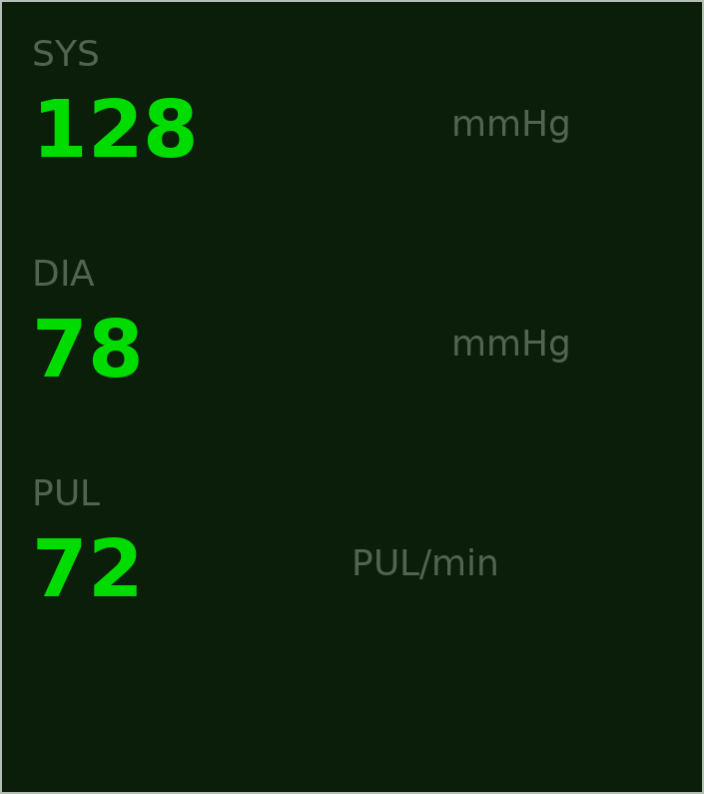
#> input picture output/debug_warped_bp_monitor_lcd.png, 704 x 794 px; its folder holds only this picture in this run
$ python screen_detector.py output/debug_warped_bp_monitor_lcd.png
#> lines starting #> are read from the running program, lines starting #| are printed output that depends on the picture; after the words box and inside, x2 and y2 are one past the last pixel; in counts of white or black regions, pixels touching at a corner belong together
"""LCD screen detection and perspective correction.

Detects the rectangular LCD screen region in a blood pressure monitor image,
applies perspective transform to get a flat front-on view, then runs OCR
on the corrected image.
"""

import logging
import os

import cv2
import numpy as np

logger = logging.getLogger(__name__)


def detect_screen(image: np.ndarray) -> np.ndarray | None:
    """Detect the LCD screen region as a 4-corner polygon.

    Args:
        image: BGR image as numpy array.

    Returns:
        4x2 numpy array of corner points (ordered: TL, TR, BR, BL),
        or None if no screen detected.
    """
    gray = cv2.cvtColor(image, cv2.COLOR_BGR2GRAY)
    img_area = gray.shape[0] * gray.shape[1]
    min_screen_area = img_area * 0.10  # Screen must be at least 10% of image

    # Apply blur to reduce noise before edge detection
    blurred = cv2.GaussianBlur(gray, (5, 5), 0)

    # Try multiple Canny thresholds to find the screen
    for low_thresh, high_thresh in [(30, 100), (50, 150), (20, 80), (70, 200)]:
        edges = cv2.Canny(blurred, low_thresh, high_thresh)

        # Dilate edges to close gaps
        kernel = cv2.getStructuringElement(cv2.MORPH_RECT, (3, 3))
        edges = cv2.dilate(edges, kernel, iterations=2)

        # Find contours
        contours, _ = cv2.findContours(edges, cv2.RETR_EXTERNAL, cv2.CHAIN_APPROX_SIMPLE)

        # Sort by area (largest first)
        contours = sorted(contours, key=cv2.contourArea, reverse=True)

        for contour in contours[:10]:
            area = cv2.contourArea(contour)
            if area < min_screen_area:
                continue

            # Approximate polygon
            peri = cv2.arcLength(contour, True)
            approx = cv2.approxPolyDP(contour, 0.02 * peri, True)

            # Look for quadrilateral (4 corners)
            if len(approx) == 4:
                corners = approx.reshape(4, 2)
                ordered = _order_corners(corners)
                logger.info(
                    "Screen detected (thresh=%d/%d): area=%.0f, corners=%s",
                    low_thresh, high_thresh, area, ordered.tolist()
                )
                return ordered

    # Fallback: try adaptive threshold + contour approach
    screen = _detect_screen_adaptive(gray, min_screen_area)
    if screen is not None:
        return screen

    logger.warning("No LCD screen region detected")
    return None


# [45 lines left out: function _detect_screen_adaptive, not called in this run]


def _order_corners(pts: np.ndarray) -> np.ndarray:
    """Order 4 corners as: top-left, top-right, bottom-right, bottom-left.

    Args:
        pts: 4x2 array of corner points.

    Returns:
        4x2 array with ordered corners.
    """
    pts = pts.astype(np.float32)

    # Sort by sum (x+y): smallest = top-left, largest = bottom-right
    s = pts.sum(axis=1)
    tl = pts[np.argmin(s)]
    br = pts[np.argmax(s)]

    # Sort by difference (y-x): smallest = top-right, largest = bottom-left
    d = np.diff(pts, axis=1).flatten()
    tr = pts[np.argmin(d)]
    bl = pts[np.argmax(d)]

    return np.array([tl, tr, br, bl], dtype=np.float32)


def warp_screen(image: np.ndarray, corners: np.ndarray) -> np.ndarray:
    """Apply perspective transform to get a flat view of the screen.

    Args:
        image: Original BGR image.
        corners: 4x2 array of screen corners (TL, TR, BR, BL).

    Returns:
        Warped image (flat, rectangular view of the screen).
    """
    tl, tr, br, bl = corners

    # Compute output dimensions
    width_top = np.linalg.norm(tr - tl)
    width_bottom = np.linalg.norm(br - bl)
    width = int(max(width_top, width_bottom))

    height_left = np.linalg.norm(bl - tl)
    height_right = np.linalg.norm(br - tr)
    height = int(max(height_left, height_right))

    # Destination points
    dst = np.array([
        [0, 0],
        [width - 1, 0],
        [width - 1, height - 1],
        [0, height - 1],
    ], dtype=np.float32)

    # Perspective transform
    matrix = cv2.getPerspectiveTransform(corners, dst)
    warped = cv2.warpPerspective(image, matrix, (width, height))

    logger.info("Warped screen: %dx%d -> %dx%d", image.shape[1], image.shape[0], width, height)
    return warped


def ocr_warped_screen(warped: np.ndarray) -> str:
    """Run Tesseract OCR on the warped screen image.

    Upscales 3x and tries both light and dark background versions.

    Args:
        warped: Warped BGR image of the LCD screen.

    Returns:
        Best OCR text result.
    """
    import pytesseract
    pytesseract.pytesseract.tesseract_cmd = "/usr/bin/tesseract"

    gray = cv2.cvtColor(warped, cv2.COLOR_BGR2GRAY)

    # Upscale 3x for better OCR accuracy
    h, w = gray.shape
    upscaled = cv2.resize(gray, (w * 3, h * 3), interpolation=cv2.INTER_CUBIC)

    config = "--psm 6 --oem 3"
    results = []

    # Version 1: Direct (dark background, light text)
    text = pytesseract.image_to_string(upscaled, lang="eng", config=config).strip()
    results.append(("direct", text))

    # Version 2: Inverted (light background, dark text)
    inverted = cv2.bitwise_not(upscaled)
    text = pytesseract.image_to_string(inverted, lang="eng", config=config).strip()
    results.append(("inverted", text))

    # Version 3: Binary threshold (low)
    _, binary = cv2.threshold(upscaled, 50, 255, cv2.THRESH_BINARY)
    text = pytesseract.image_to_string(binary, lang="eng", config=config).strip()
    results.append(("binary_50", text))

    # Version 4: Binary threshold inverted
    binary_inv = cv2.bitwise_not(binary)
    text = pytesseract.image_to_string(binary_inv, lang="eng", config=config).strip()
    results.append(("binary_50_inv", text))

    # Version 5: Otsu
    _, otsu = cv2.threshold(upscaled, 0, 255, cv2.THRESH_BINARY + cv2.THRESH_OTSU)
    text = pytesseract.image_to_string(otsu, lang="eng", config=config).strip()
    results.append(("otsu", text))

    # Version 6: PSM 11 (sparse text) on binary
    text = pytesseract.image_to_string(binary, lang="eng", config="--psm 11 --oem 3").strip()
    results.append(("binary_psm11", text))

    # Select best result
    best_text = ""
    best_score = -1

    import re
    for name, text in results:
        text_lower = text.lower()
        label_count = sum(1 for lbl in ["sys", "dia", "pul"] if lbl in text_lower)
        digit_seqs = re.findall(r"\d{2,3}", text)
        digit_count = len(digit_seqs)
        score = label_count * 3 + digit_count * 2
        if label_count > 0 and digit_count > 0:
            score += 10
        logger.debug("Warp OCR '%s': score=%d, text=%s", name, score, repr(text[:60]))
        if score > best_score:
            best_score = score
            best_text = text

    # If no good result, return longest
    if best_score <= 0:
        results.sort(key=lambda r: len(r[1]), reverse=True)
        best_text = results[0][1] if results else ""

    return best_text


def detect_and_ocr(image_path: str, debug_output: bool = True) -> str:
    """Full pipeline: detect screen, warp, OCR.

    Args:
        image_path: Path to the input image.
        debug_output: If True, save warped image to output/debug_warped_*.png

    Returns:
        OCR text from the warped screen, or empty string if detection fails.
    """
#> called with image_path = 'output/debug_warped_bp_monitor_lcd.png', debug_output = True
    image = cv2.imread(image_path)
#> image is the input picture: shape (794, 704, 3); mean B, G, R 12.2, 35.8, 12.2
    if image is None:
        logger.error("Cannot read image: %s", image_path)
        return ""

    # Step 1: Detect screen
    corners = detect_screen(image)
#> in detect_screen, `gray = cv2.cvtColor(image, cv2.COLOR_BGR2GRAY)`:
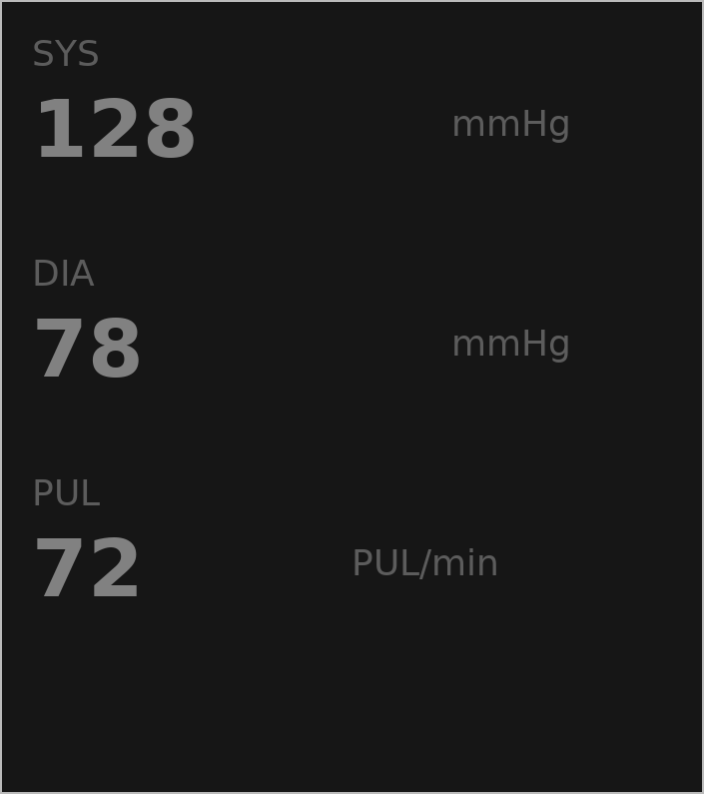
#> gray: shape (794, 704); min 22, max 186, mean 26.3
#> the loop in detect_screen, `for low_thresh, high_thresh in [(30, 100), (50, 150), (20, 80), (70, 2..` made 1 pass
#> contours on pass 1: [[[0, 0], [0, 793], [703, 793], [703, 0]]]
#> pass 1, in detect_screen, `edges = cv2.Canny(blurred, low_thresh, high_thresh)`:
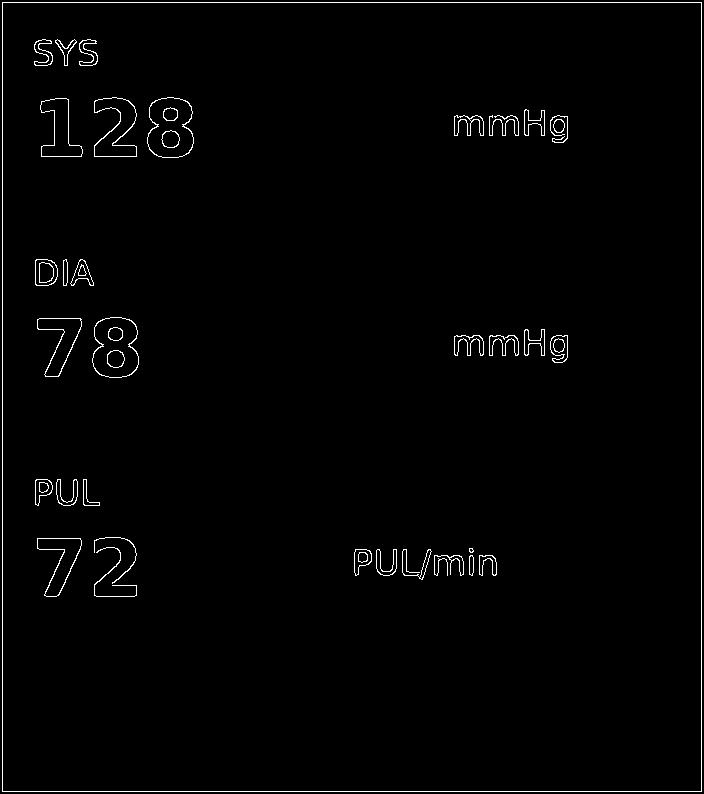
#> edges: shape (794, 704); 1.4% white in thin lines or dots
#> pass 1, in detect_screen, `edges = cv2.dilate(edges, kernel, iterations=2)`:
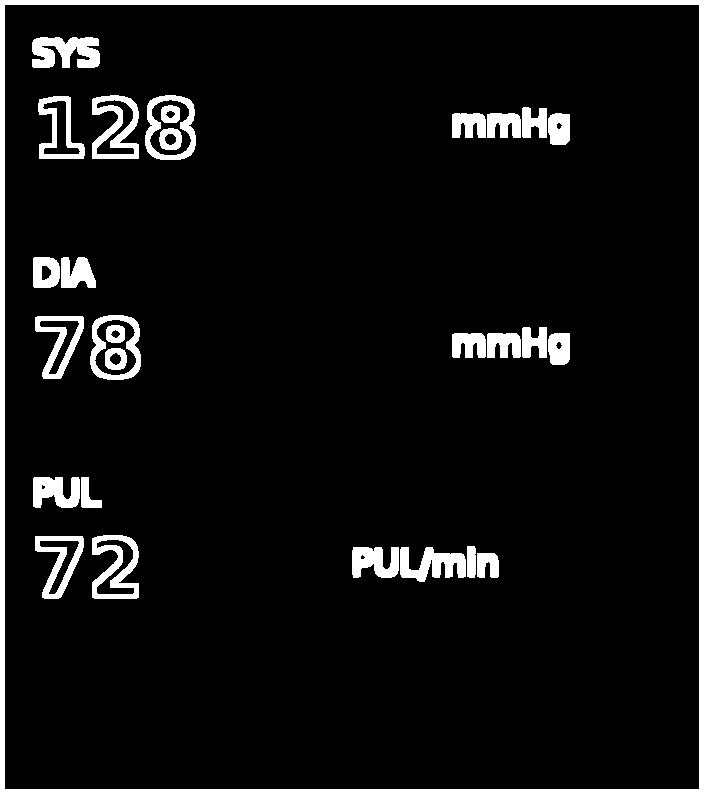
#> edges: shape (794, 704); 6.8% white; 29 white regions, largest, box (x1, y1, x2, y2) and area: (0, 0, 704, 794) 14880, (32, 37, 100, 68) 1600, (92, 535, 139, 599) 1537
#> corners = [[0, 0], [703, 0], [703, 793], [0, 793]]
    if corners is None:
        logger.warning("Screen detection failed for: %s", image_path)
        return ""

    # Step 2: Warp
    warped = warp_screen(image, corners)
#> in warp_screen, `tl, tr, br, bl = corners`: tl = [0, 0]; tr = [703, 0]; br = [703, 793]; bl = [0, 793]
#> in warp_screen, `width_top = np.linalg.norm(tr - tl)`: width_top = 703
#> in warp_screen, `height_left = np.linalg.norm(bl - tl)`: height_left = 793
#> in warp_screen, `dst = np.array([ [0, 0], [width - 1, 0], [width - 1, height - 1], [0, ..`: dst = [[0, 0], [702, 0], [702, 792], [0, 792]]
#> in warp_screen, `matrix = cv2.getPerspectiveTransform(corners, dst)`: matrix = [[0.999, 0, 0], [0, 0.999, 0], [0, 0, 1]]

    # Save debug output
    if debug_output:
        os.makedirs("output", exist_ok=True)
        filename = os.path.basename(image_path)
        debug_path = f"output/debug_warped_{filename}"
        cv2.imwrite(debug_path, warped)
        logger.info("Debug warped image saved: %s", debug_path)

    # Step 3: OCR
    text = ocr_warped_screen(warped)
    return text


if __name__ == "__main__":
    import sys

    logging.basicConfig(level=logging.DEBUG)

    if len(sys.argv) < 2:
        print("Usage: python screen_detector.py <image_path>")
        sys.exit(1)

    image_path = sys.argv[1]
#> (the run stopped early here; a loop or call above may not have finished)

$ run again, on output/debug_warped_synthetic_lcd.png
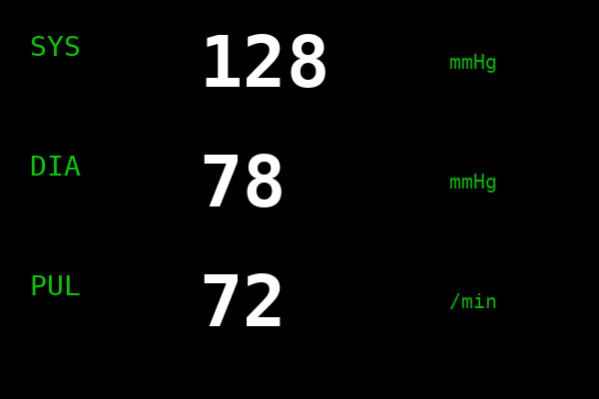
#> input picture output/debug_warped_synthetic_lcd.png, 599 x 399 px
#> in detect_and_ocr, image is the input picture: shape (399, 599, 3); mean B, G, R 6.9, 8.2, 6.9
#> the loop in detect_screen, `for low_thresh, high_thresh in [(30, 100), (50, 150), (20, 80), (70, 2..` made 4 passes
#> pass 1, in detect_screen, `edges = cv2.dilate(edges, kernel, iterations=2)`:
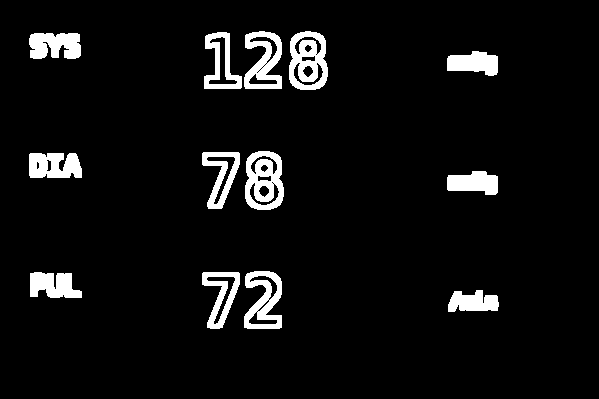
#> edges: shape (399, 599); 6.1% white; 13 white regions, largest, box (x1, y1, x2, y2) and area: (245, 151, 284, 210) 1547, (289, 31, 328, 90) 1538, (244, 31, 282, 89) 1288
#> in _detect_screen_adaptive, `_, binary = cv2.threshold(gray, 0, 255, cv2.THRESH_BINARY_INV + cv2.TH..`:
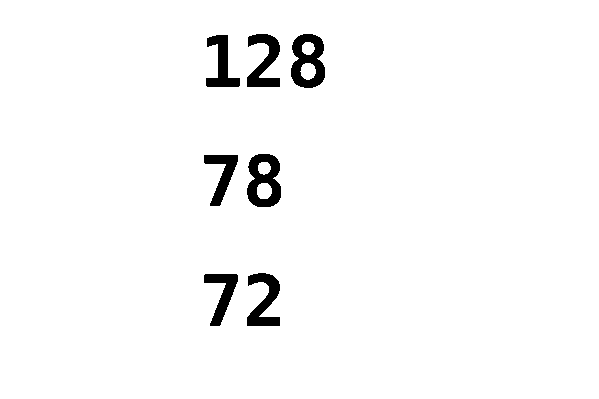
#> binary: shape (399, 599); 97.3% white; 7 black regions, largest, box (x1, y1, x2, y2) and area: (291, 34, 325, 88) 1160, (247, 154, 281, 207) 1151, (247, 273, 280, 326) 939
#> closed: shape (399, 599); every value is 255
#> in _detect_screen_adaptive, `contours, _ = cv2.findContours(closed, cv2.RETR_EXTERNAL, cv2.CHAIN_AP..`: contours = [[[0, 0], [0, 398], [598, 398], [598, 0]]]
#> the loop in _detect_screen_adaptive, `for contour in contours[:5]:` made 1 pass
#> screen = [[0, 0], [598, 0], [598, 398], [0, 398]]
#> in warp_screen, `tl, tr, br, bl = corners`: tl = [0, 0]; tr = [598, 0]; br = [598, 398]; bl = [0, 398]
#> width_top = 598
#> height_left = 398
#> dst = [[0, 0], [597, 0], [597, 397], [0, 397]]
#> matrix = [[0.998, 0, 0], [0, 0.997, 0], [0, 0, 1]]
